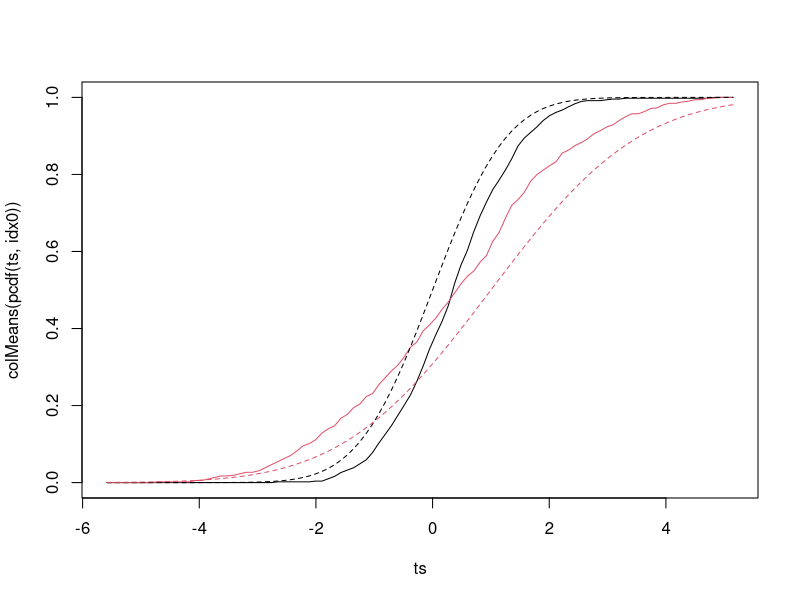

R code for this plot:
# Distributional random forest with control function
# LK March 2023

library("ranger")
library("randomForest")
library("coin")

gen_dat <- function(n = 2e3, doD = FALSE) {
  ### Instrument
  Z <- rt(n, df = 5)
  ### Hidden
  H <- rt(n, df = 5)
  ### Treatment
  ND <- rlogis(n)
  gHD <- (1 - doD) * H + ND
  UD <- ecdf(gHD)(gHD)
  UD[UD == 0] <- 1e-6
  UD[UD == 1] <- 1 - 1e-6
  D <- as.numeric(plogis(Z) >= UD)
  ### Response
  NY <- rnorm(n)
  gHY <- H + NY
  UY <- ecdf(gHY)(gHY)
  UY[UY == 0] <- 1e-6
  UY[UY == 1] <- 1 - 1e-6
  Y <- qnorm(UY, mean = D, sd = 1 + D)
  ### Return
  data.frame(Y = Y, D = D, Z = Z, H = H)
}

d <- gen_dat()
learn <- seq_len(floor(nrow(d) / 2) + 1)

cf <- ranger(D ~ Z, data = d[learn,], probability = TRUE)
preds <- predict(cf, data = d)$predictions
preds[preds == 1] <- 1 - 1e-6
preds[preds == 0] <- 1e-6
d$ps <- d$D - preds[, 2]

rf <- randomForest(Y ~ D + ps, data = d[-learn,])
rfw <- predict(rf, newdata = d, proximity = TRUE)$proximity[learn,][,-learn]
rfw <- rfw / matrix(pmax(colSums(rfw), .Machine$double.eps),
                    ncol = nrow(d) - length(learn),
                    nrow = length(learn), byrow = TRUE)

idx0 <- which(d$D[-learn] == 0)
idx1 <- which(d$D[-learn] == 1)

pcdf <- Vectorize(\(y, idx) c(t(rfw[, idx]) %*% as.numeric(d$Y[learn] <= y)), "y")
ts <- seq(min(d$Y), max(d$Y), length.out = 1e2)

plot(ts, colMeans(pcdf(ts, idx0)), type = "l")
lines(ts, colMeans(pcdf(ts, idx1)), type = "l", col = 2)
lines(ts, pnorm(ts), lty = 2)
lines(ts, pnorm(ts, mean = 1, sd = 2), lty = 2, col = 2)

# R <- Vectorize(\(y) mean(t(rfw) %*% as.numeric(d$Y[learn] <= y)))(d$Y[-learn])
# independence_test(R ~ Z, data = d[-learn,])
